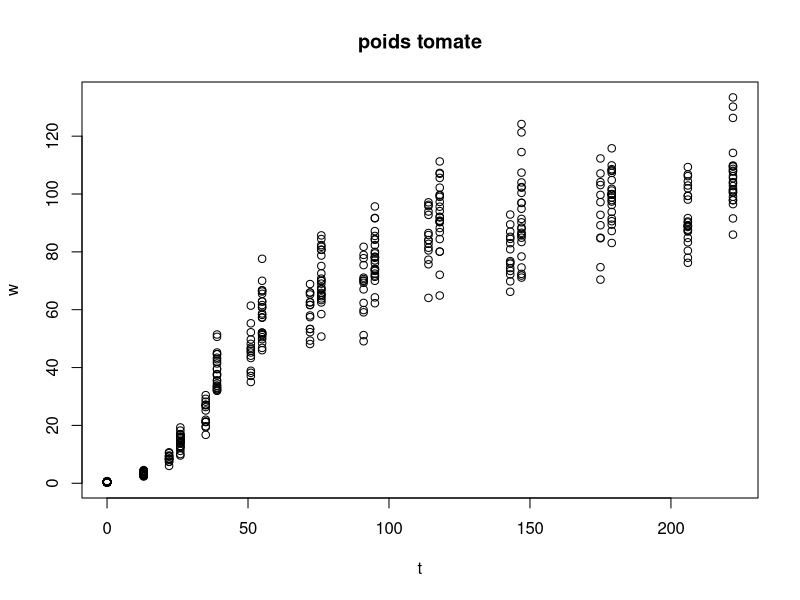
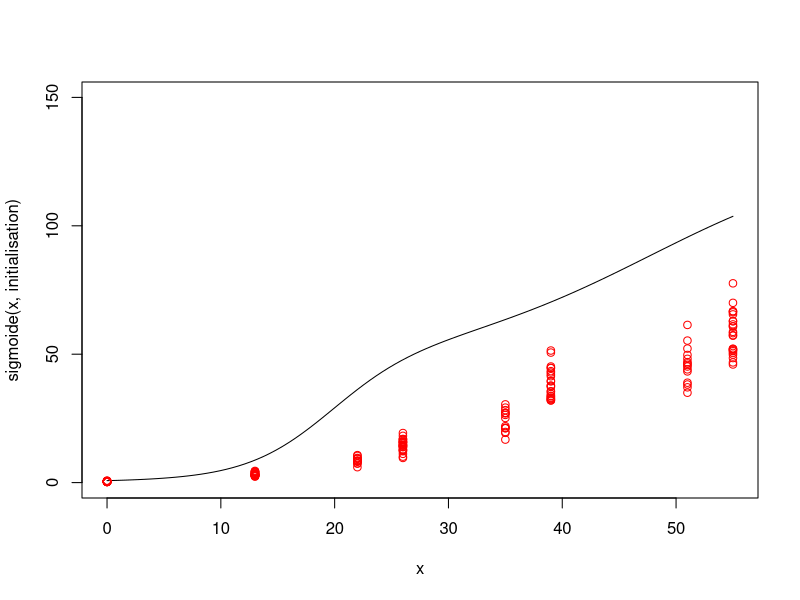
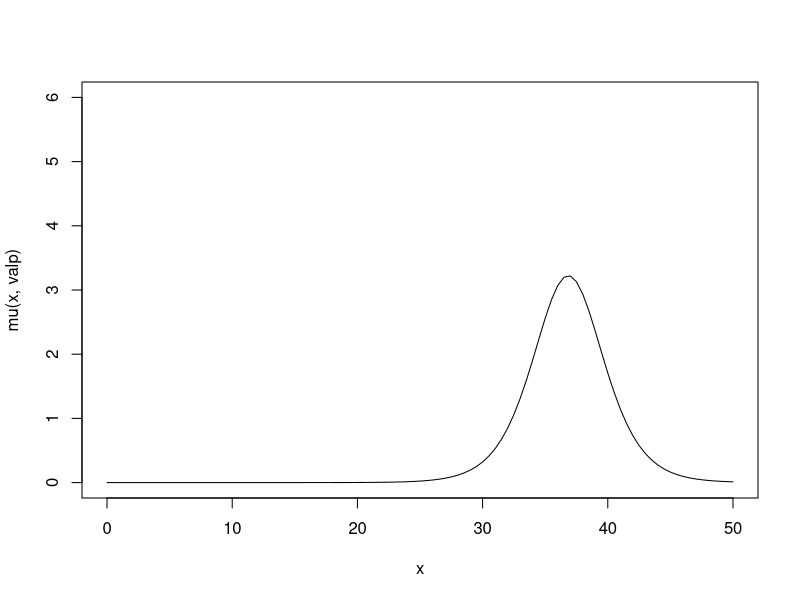
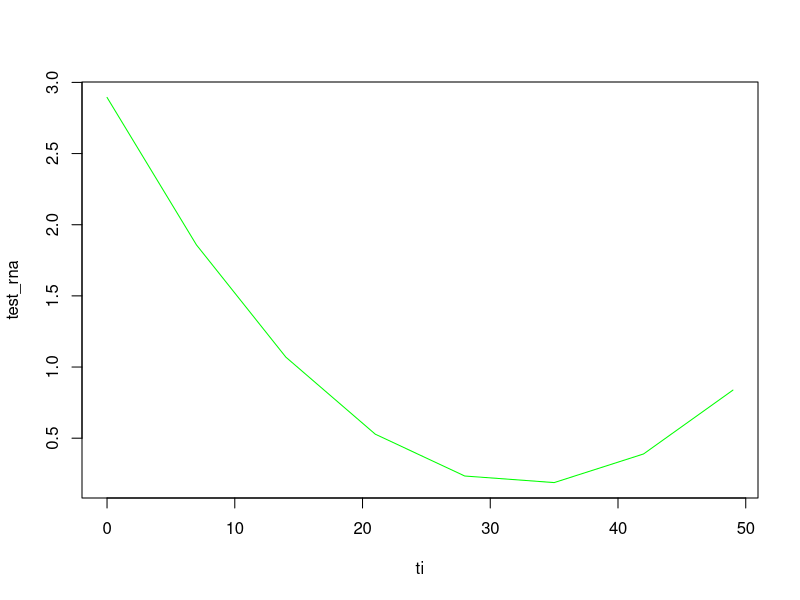

These figures' R source, in order: (Note: this script raises an error after producing the figures.)
##### fit de ks et kd #######################################
# on dispose de rna(t) et de n mesures (ti,pi)
# dp/dt=ks*rna-(kd+mu)*p
# p(0)=p0
# ###########################################################
setwd("../data_kiwi/")
library(deSolve)
library(rlang)# utilisation de is empty
library(pracma)
library(minpack.lm)

############## avec mu ##################################
# donn?es poids
poids <- read.csv("poids_kiwi.csv",header = T,col.names = c("t","w"))
attach(poids)
plot(t,w,main="poids tomate")
# fit du poids par double sigmoide
sigmoide=function(t,par){
  s=par[4]+par[1]/(1+exp(-par[2]*(t-par[3]))) +par[5]/(1+exp(-par[6]*(t-par[7])))
  return(s)}
#

initialisation=c(a=48.4,b=0.27,c=19.62,d=0.1,e=80.27,f=0.11,g=47.82)
curve(sigmoide(x,initialisation),0,55,ylim=c(0,150))
points(t,w,col="red")
model_sig=nls(w~d+a/(1+exp(-b*(t-c))) +e/(1+exp(-f*(t-g))),start = initialisation,algorithm = "port")
# fit du poids par double sigmoide
mu=function(t,par){
  s=par[4]+par[1]/(1+exp(-par[2]*(t-par[3]))) +par[5]/(1+exp(-par[6]*(t-par[7])))
  ds=par[1]*par[2]*exp(-par[2]*(t-par[3]))/(1+exp(-par[2]*(t-par[3])))^2
  par[5]*par[6]*exp(-par[6]*(t-par[7]))/(1+exp(-par[6]*(t-par[7])))^2
  mu=ds
  return(mu)}
#
valp=coef(model_sig)
curve(mu(x,valp),0,50,ylim=c(0,6))
##############################################################
# choix rna courbe
rna<-function(t) {
  #out=-10/55^2*(t-55/2)^2+2.5
  out=2*exp(-(t-55/2)^2/500)
  return(out)}

rna<-function(t) {
  #out=-10/55^2*(t-55/2)^2+2.5
  out=2*exp(-t/5)-1/70*t+11/14
  return(out)}
rna<-function(t) {
  #out=-10/55^2*(t-55/2)^2+2.5
  #out=0.003124*t^2-0.217440*t+4.009098
  out=0.003559*t^2-0.233527*t+4.078663
  return(out)}
dt=7
t1=seq(0,55,dt)
ti=sort(c(t1,t1,t1))
test_rna<-rna(ti)
test_rna<-test_rna/mean(test_rna)
coef=polyfit(ti,log(test_rna),3)
# g?n?ration des donn?es par r?solution ode


plot(ti,test_rna,"l",col="green")
lines(ti,polyval(coef,t),"l",col="red")
# cr?ation donn?es avec prise en compte de mu
##############################################################
fmu=function(t,p,par){
  dp=par["ks"]*exp(polyval(coef,t))-(par["kd"]+mu(t,valp))*p
  return(list(dp))}
p0=3
ks_vrai=0.5
kd_vrai=0.2
parInit<-list("start_prot"=p0,"ks"=ks_vrai,"kd"=kd_vrai)
parInit2<-list("start_prot"=p0,"ks"=ks_vrai,"kd"=kd_vrai*0.1)
parInit3<-list("start_prot"=p0,"ks"=ks_vrai*5,"kd"=kd_vrai*5)
parInit4<-list("start_prot"=p0,"ks"=ks_vrai*10,"kd"=kd_vrai*10)
listPar<-list("par1"=parInit,"par2"=parInit2,"par3"=parInit3,"par4"=parInit4)
# r?solution EDO pour ti=0,7,14,..
# ajout de bruit de 20%
bruit=1

Noisify <- function(data,bruit) {
  #  noise <- runif(length(data), -bruit, bruit)
  noise<-rnorm(length(data),0,bruit)
  noisified <- data+noise
  noisified[noisified<0]=abs(data[noisified<0])
  # si la valeur bruit?e est n?gative, on diminue le bruit 
  #noisified[noisified<0]=data[noisified<0]+runif(length(noisified[noisified<0]), -data[noisified<0], data[noisified<0])
  #noisified[noisified<0]=data[noisified<0]+rnorm(length(noisified[noisified<0]), 0,data[noisified<0] )
  return(noisified)
}

res_list<-lapply(listPar, function(el){
  tryCatch({
  dt=7
  t1=seq(0,55,dt)
  ti=sort(c(t1,t1,t1))
  sol=ode(y=p0,times=ti,func=fmu,parms=c(ks=el[["ks"]],kd=el[["kd"]]))
  
  solb<-matrix(nrow=length(sol[,2]),ncol=2)
  solb[,1]=sol[,1]
  bruit=min( sqrt(mean(sol[,2])/6),0.5)
  val_prot<-Noisify(sol[,2],bruit)
  solb[,2]=val_prot
  el[["Noisy sol"]]=solb
  # resolution pour ti=0,7,14,...
  #sol=ode(y=p0,times=t,func=f,parms=c(ks=0.31,kd=0.17))
  plot(solb,ylim=c(0,max(sol[,2])),col="green")
  points(sol,ylim=c(0,max(sol[,2])),col="blue")
  curve(rna(x),0,55,col="blue",add=TRUE)
  legend("topleft",c("pts bruit?s","points exacts","rna"),lty=c(NA,NA,1),pch=c(1,1,NA),col =c("green","blue","blue"),cex=0.5)
  solb=data.frame(solb)
  names(solb) <- c("t", "p")
  attach(solb)
  
  
  ##################################################################"
  # nls pour retrouver ks et kd
  ##################################################################
  
  #nls.control(maxiter = 1000, tol = 1e-03, minFactor = 1/1024,
  #printEval = FALSE, warnOnly = T)
  #ksmin=ks_vrai*0.25#
  ksmin=0
  ksmax=el$ks*40
  #kdmin=kd_vrai*0.25
  kdmin=0
  kdmax=el$kd*40
  lb=c(ksmin,kdmin,0);ub=c(ksmax,kdmax,2*p0)
  # starting value de kd: max(...) to avoid negative value
  kdinit=max(log(solb[1,2]/solb[4,2])/7,0.001)
  # starting value ks
  ksinit=max(solb[4,2]/solb[4,1]*kdinit,0.001)
  initialisation=list(ks=ksinit,kd=kdinit,p00=p0)
  fit<-nls(solb$p~ode(y=p00,times=sol[,1],func=fmu,parms=c(ks=ks,kd=kd))[,2],data=list(solb),start=initialisation,algorithm="port",control=list(minFactor=1e-5,maxiter=1000),lower=lb,upper=ub)
  # fit2<-nlsLM(solb$p~ode(y=p00,times=sol[,1],func=fmu,parms=c(ks=ks,kd=kd)),data=list(solb),start=initialisation,control=list(minFactor=1e-5,maxiter=1000),lower=lb,upper=ub)
  summary(fit)
  # summary(fit2)
  #fit<-nls(solb$p~ode(y=coef(fit)[3],times=sol[,1],func=f,parms=c(ks=ks,kd=kd))[,2],data=list(solb),start=coef(fit),algorithm="port",control=list(minFactor=1e-5,maxiter=1000),lower=lb,upper=ub)
  el[["coefs"]]=coef(fit)
  theo<-ode(y=coef(fit)[3],times=sol[,1],func=fmu,parms=coef(fit))
  hauteur=max(max(sol[,2]),max(solb[,2]))
  plot(theo[,1],theo[,2],type="l",main="Fit Test ", col="green",ylim=c(0,10),xlab="t (days)", ylab="Proteins")
  points(t,solb$p,pch=1,col="red")
  points(sol[,1],sol[,2],col="blue",pch=4)
  par(new=TRUE)
  theo_exact<-ode(y=p0,times=sol[,1],func=fmu,parms=c(ks=ks_vrai,kd=kd_vrai))
  eq2 = paste0("ks=",round(el[["ks"]],3), " kd=",round(el[["kd"]],3)," Fit: ks = ", round(coef(fit)[1],4)," kd=",round(coef(fit)[2],4))
  plot(theo_exact[,1],theo_exact[,2],type="l",xlab="t (days)", ylab="Proteins",ylim=c(0,10),sub=eq2,col="blue")
  legend("top",c("fitted curve","noisified points","exact points","exact curve"),lty=c(1,NA,NA,1),pch=c(NA,1,1,NA),col =c("green","red","blue","blue"),cex=0.5)
  el[["theo"]]<-theo
  el[["theo_exact"]]<-theo_exact
  return(el)
  },error=function(e) NULL)
})





Noisify <- function(data,bruit) {
  # bruit uniforme
  noise <- runif(length(data), -bruit, bruit)
  # bruit suivant une loi normale de variance bruit
  # noise <- rnorm(length(data),0,bruit)
  hist(noise)
  noisified <- data+noise
  while (is_empty(noisified[noisified<0])==FALSE){
    # si la valeur bruit?e est n?gative, on diminue le bruit
    noisified[noisified<0]=data[noisified<0]+runif(length(noisified[noisified<0]), -data[noisified<0], data[noisified<0])
    #noisified[noisified<0]=data[noisified<0]+rnorm(length(noisified[noisified<0]), 0, bruit])
  }
  return(noisified)
}
